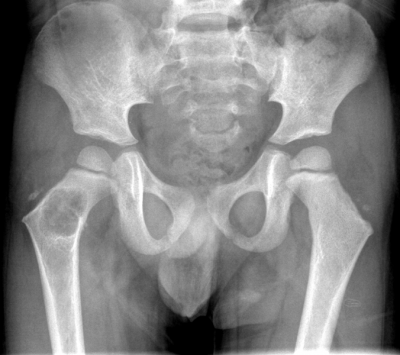
%> input picture Prática 7/s_PelvisRadiography.jpg, 400 x 355 px
$ octave p7.m   (GNU Octave 9; MATLAB toolbox functions it lacks are replaced by stand-ins)
%> lines starting %> are read from the running program, lines starting %| are printed output that depends on the picture
%% Imagens de magnitude e fase no espaço-k

% [16 lines of commented-out code are left out]

%% Rotina para ler imagem, adicionar ruído poisson e filtrar usando um filtro passa-baixa

% Filtro Passa-baixa

I = imread('s_PelvisRadiography.jpg');
%> I is the input picture: size 355x400x3 uint8; min 0, max 255, mean 133.6
ampl2 = rgb2gray(I);

limsx  = [-size(ampl2,1)/2 (size(ampl2,1)/2 -1)];
%> limsx = [-177.5 176.5]
limsy  = [-size(ampl2,2)/2 (size(ampl2,2)/2 -1)];
%> limsy = [-200 199]
[mx,my] = ndgrid(limsx(1):limsx(2),limsy(1):limsy(2));
sigma = 100;   % largura da gaussiana

gaus2dB = exp(-(mx.^2 + my.^2) ./ (2*sigma^2));

% imagem do filtro

figure(1);
imagesc(gaus2dB);
axis on
colorbar
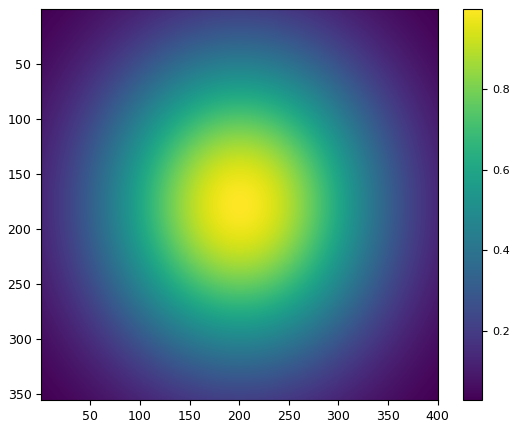
%> figure redrawn from the program's plot data

% imagem normal

J = rgb2gray(I);
% figure(2); imagesc(J);
% colormap gray;

% imagem com ruído poisson

P = imnoise(J,'poisson');
figure(3); imagesc(P);
colormap gray;

% magnitude no espaço-k

Y = fft2(P);
Z1 = abs(Y);
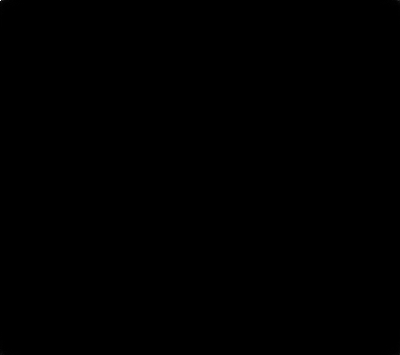
%> Z1: size 355x400 double; min 18.89, max 18951255, mean 5629.3; drawn with min black and max white
% figure(4); imagesc(fftshift(Z1));
% colormap gray;

% aplicando o filtro no espaço-k

img = fftshift(Y) .* gaus2dB;
% figure(5); imagesc(abs(img));
% colormap gray;

% imagem normal filtrada

Z2 = ifft2(fftshift(img));
figure(6); imagesc(abs(Z2));
colormap gray;
